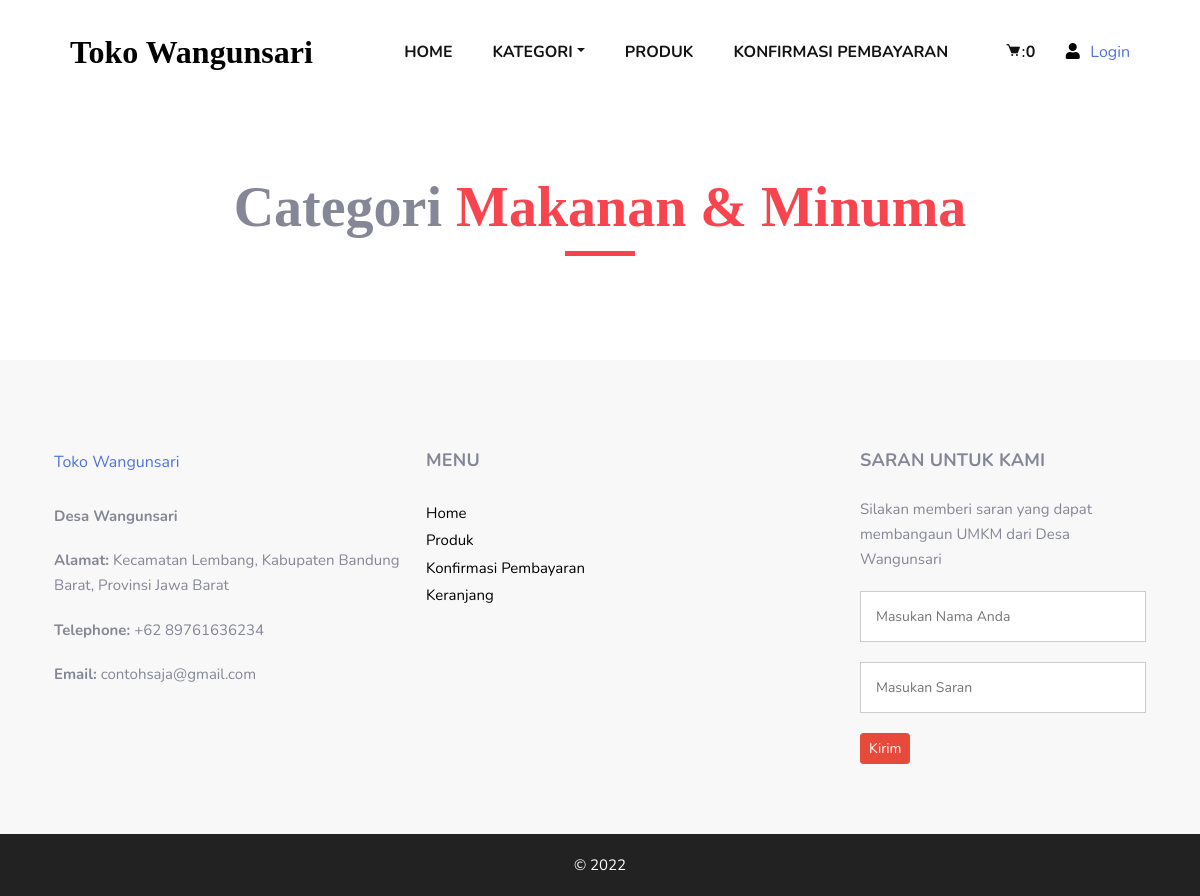
The page /index.php/categori/oleholeh on the database as committed earlier.
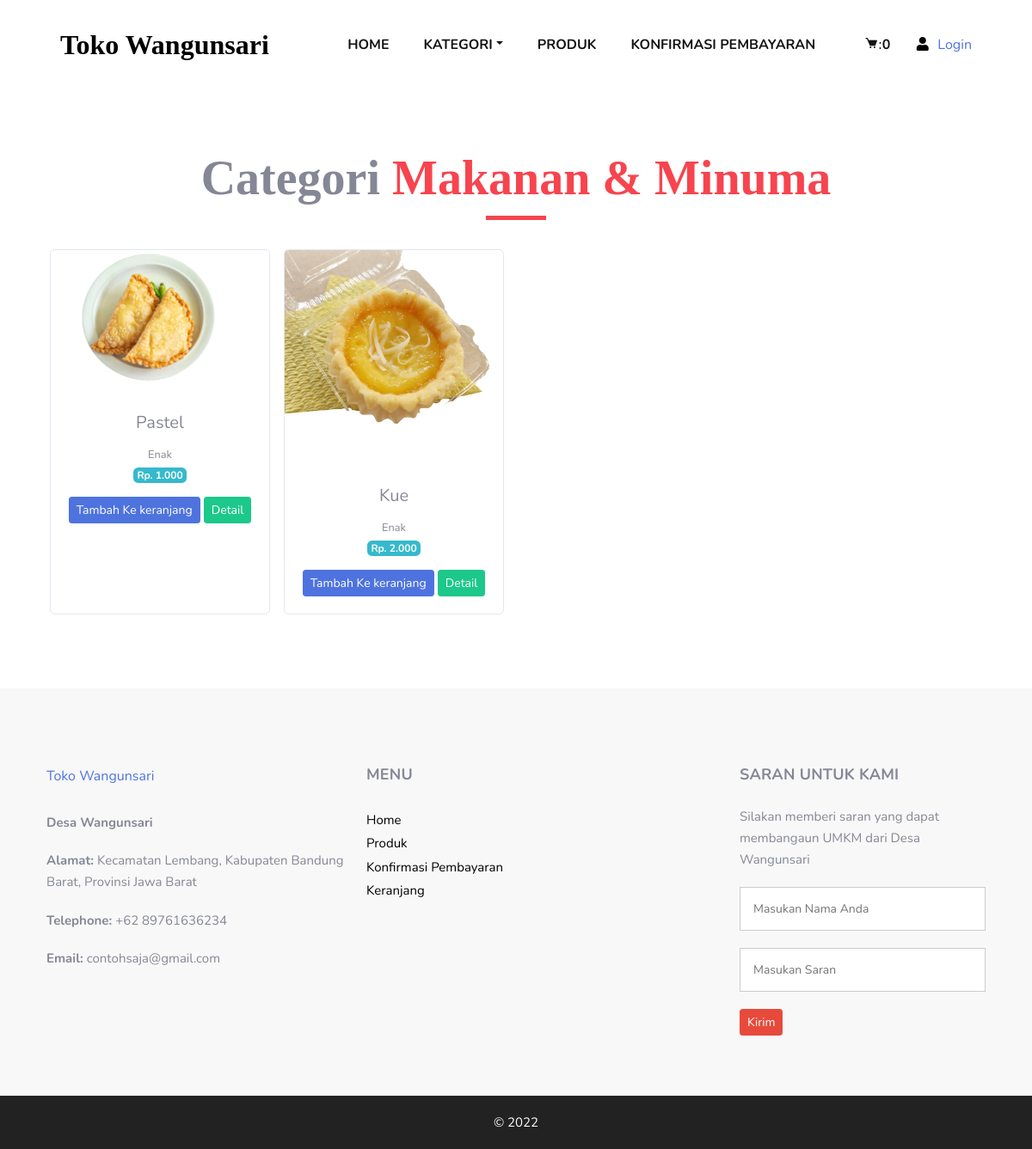
The same page on the database as committed later.
### tables this page shows
CREATE TABLE `tb_produk` (
  `id_brg` int(11) NOT NULL,
  `kategori_id` int(11) NOT NULL,
  `nama_brg` varchar(120) NOT NULL,
  `keterangan` text NOT NULL,
  `kategori` varchar(70) NOT NULL,
  `harga` int(11) NOT NULL,
  `stok` int(5) NOT NULL,
  `gambar` text NOT NULL
);

### application/controllers/categori.php (called while the page is built, shortened)
<?php
class Categori extends CI_Controller
{
    public function oleholeh()
    {
        $data['makanan'] = $this->model_categori->data_makanan()->result();
        $this->load->view('admin/template/header');
        $this->load->view('admin/template/sidebar');
        $this->load->view('categori/makanan', $data);
        $this->load->view('admin/template/footer');
    }
}

### index.php (called while the page is built, shortened)
<?php
require_once BASEPATH.'core/CodeIgniter.php';

### application/models/model_categori.php (called while the page is built, shortened)
<?php
class Model_categori extends CI_Model
{
    public function data_makanan()
    {
        return $this->db->get_where("tb_produk", array('kategori' => 'makanan'));
    }
}

### application/views/categori/makanan.php (the view)
<div class="container-fluid">
    <section class="product_section layout_padding">
        <div class="container">
            <div class="heading_container heading_center">
                <h2>
                    Categori <span>Makanan & Minuma</span>
                </h2>
            </div>
            <div class="row text-center mt-4">
                <?php foreach ($makanan as $pdk) : ?>
                    <div class="card ml-3 mb-3" style="width: 16rem;">
                        <img src="<?= base_url() . '/upload/' . $pdk->gambar ?>" class="card-img-top" alt="...">
                        <div class="card-body">
                            <h5 class="card-title"><?= $pdk->nama_brg ?></h5>
                            <small><?= $pdk->keterangan ?></small><br>
                            <span class="badge badge-info mb-3">Rp. <?= number_format($pdk->harga, 0, ',', '.')  ?></span>
                            <?= anchor('dasboard/tambah_keranjang/' . $pdk->id_brg, '<div class="btn btn-primary btn-sm">Tambah Ke keranjang</div>') ?>
                            <?= anchor('dasboard/detail_produk/' . $pdk->id_brg, '<div class="btn btn-success btn-sm">Detail</div>') ?>
                        </div>
                    </div>
                <?php endforeach; ?>
            </div>
        </div>
</div>

Rows that differ between the two databases and show on the page:
now on this page (row edited): tb_produk: gambar (picture), nama_brg "Pastel", keterangan "Enak", harga "1.000", id_brg "Tambah Ke keranjang", id_brg "Detail"
now on this page (row edited): tb_produk: gambar (picture), nama_brg "Kue", keterangan "Enak", harga "2.000", id_brg "Tambah Ke keranjang", id_brg "Detail"
